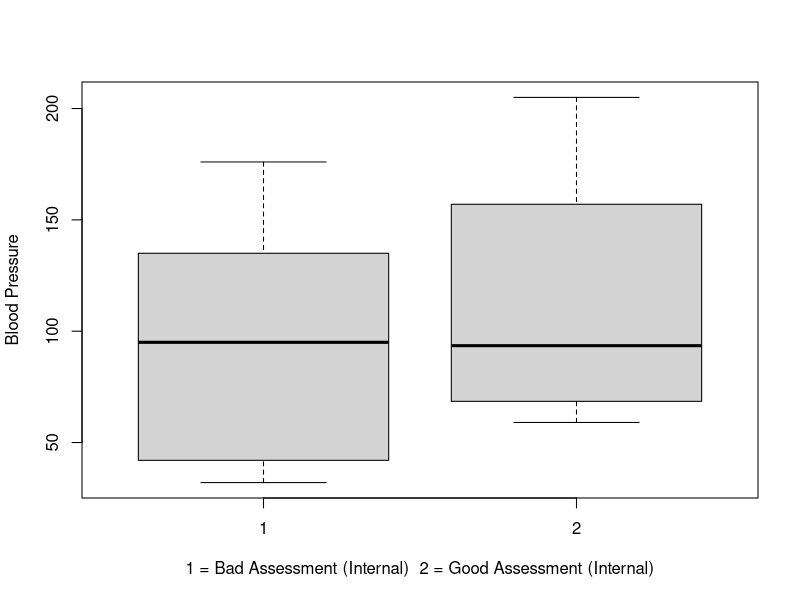
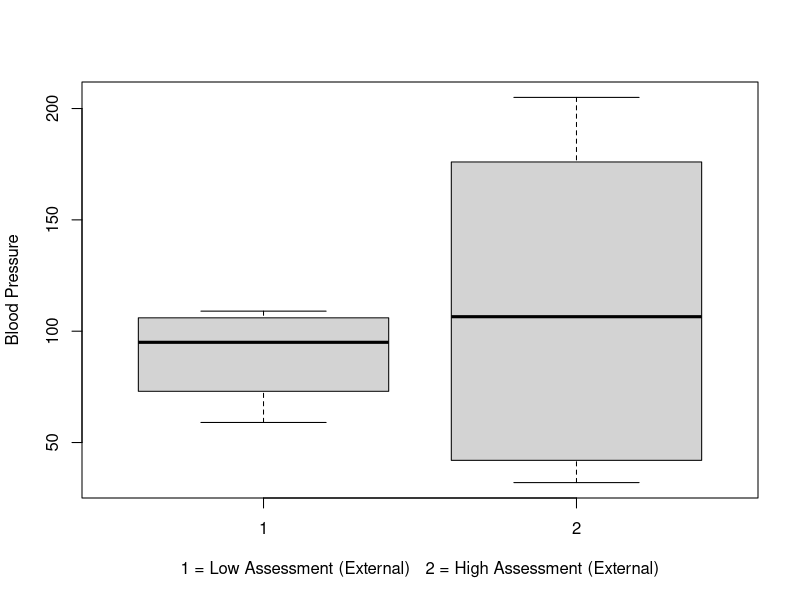
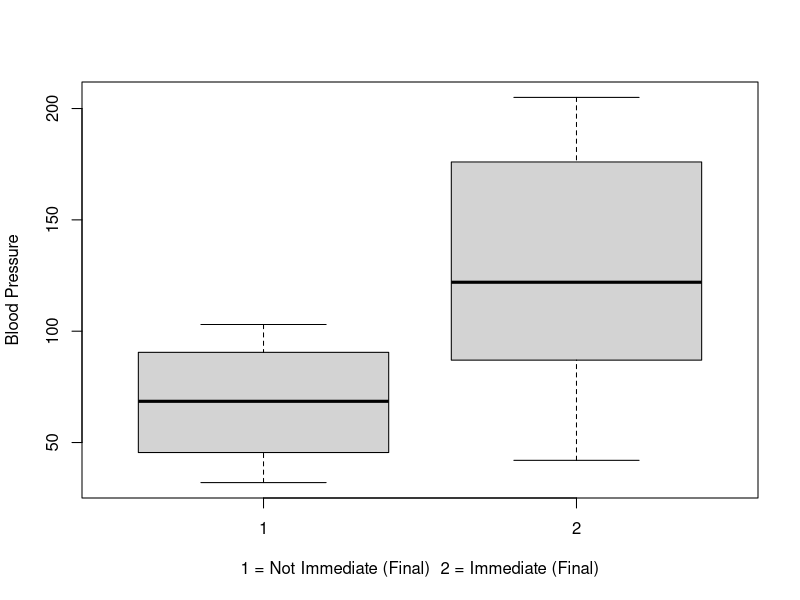
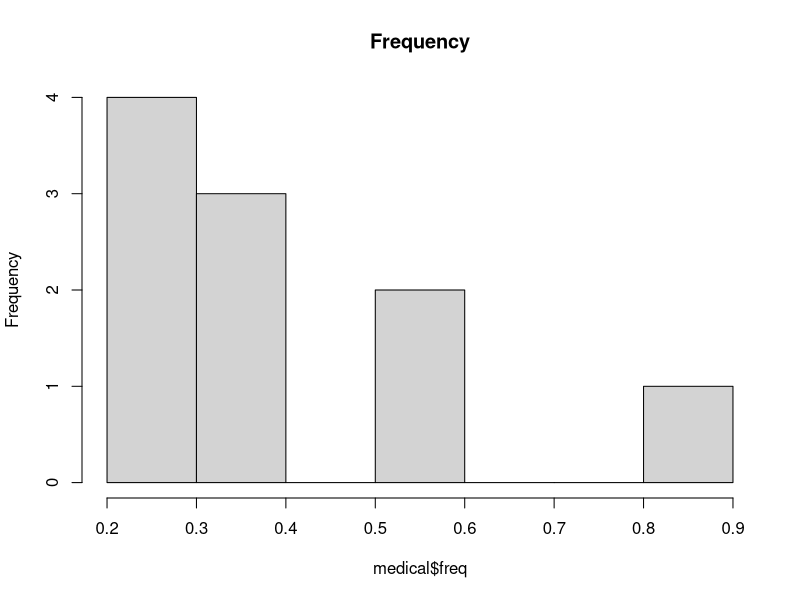
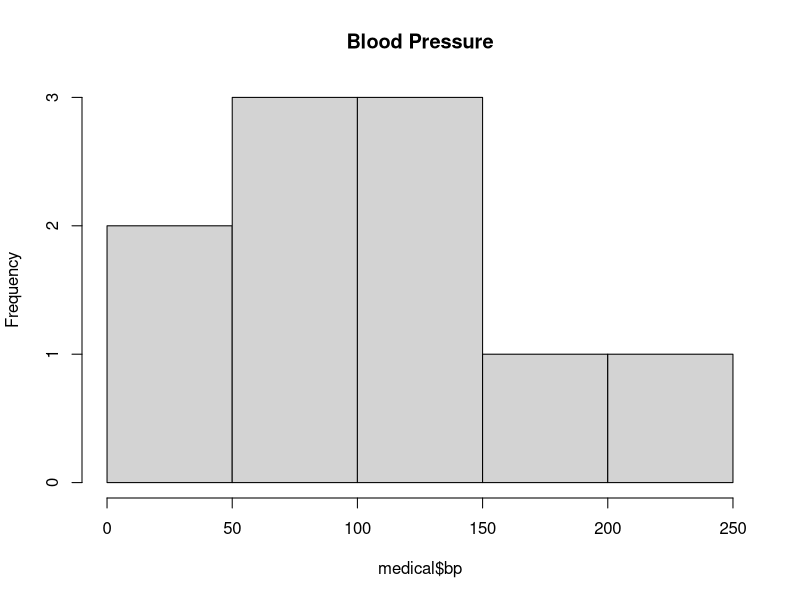
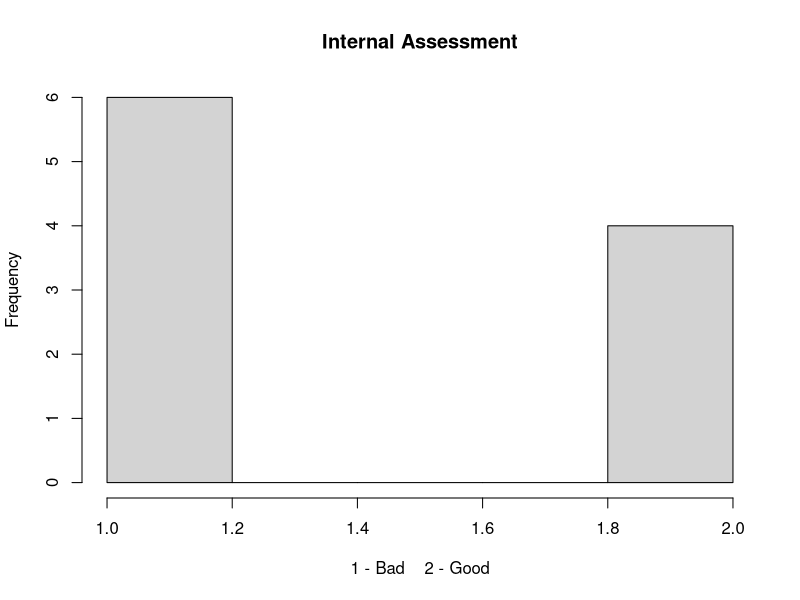
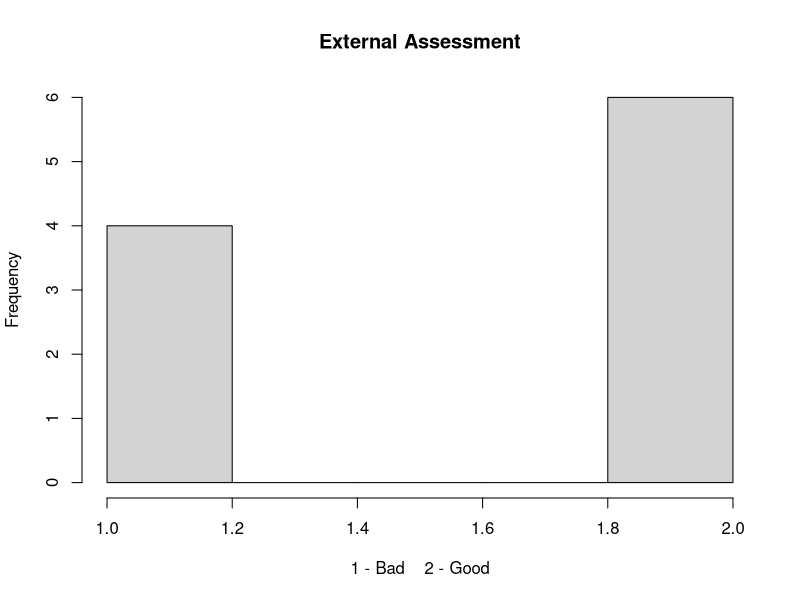
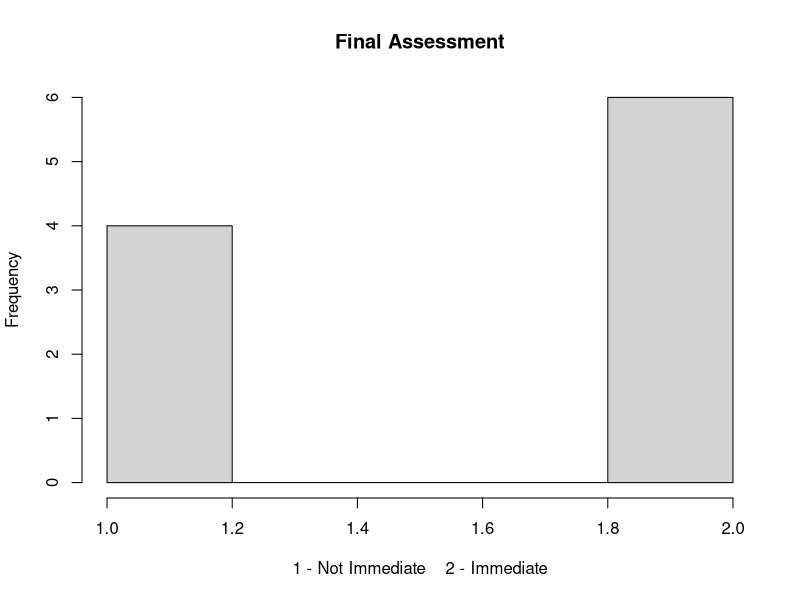

Source code (R) for these figures, in order:
#' ---
#' title: "Mod 4 - Programming Structure"
#' author: "Kevin Hitt"
#' date: "Due: February 10th, 2020"
#' ---

# Declare provided data vectors
freq <- c(0.6, 0.3, 0.4, 0.4, 0.2, 0.6, 0.3, 0.4, 0.9, 0.2)
bloodp <- c(103, 87, 32, 42, 59, 109, 78, 205, 135, 176)
first <- c("bad","bad","bad","bad","good","good","good","good",NA,"bad")
second <- c("low","low","high","high","low","low","high","high","high","high")
finaldecision <- c("low","high","low","high","low","high","low","high","high","high")

# Clean categorical vectors for boxplotting

#_Create function for "bad" and "good" values
bad_and_good <- function(x) {
  if(x == "bad" || is.na(x)) { x <- 1 }
  else { x <- 2 }
}

#_Create function for "low" and "high" values
low_and_high <- function(x) {
  if(x == "low" || is.na(x)) { x <- 1 }
  else { x <- 2 }
}

first.num <- sapply(first, bad_and_good)
second.num <- sapply(second, low_and_high)
final.num <- sapply(finaldecision, low_and_high)

# Create dataframe
medical <- data.frame(freq, bloodp, first.num, second.num, final.num)
names(medical) <- c("freq", "bp", "first", "second", "final")

# Plot boxplots
boxplot(medical$bp~medical$first, xlab="1 = Bad Assessment (Internal)  2 = Good Assessment (Internal)", ylab="Blood Pressure")
boxplot(medical$bp~medical$second, xlab="1 = Low Assessment (External)   2 = High Assessment (External)", ylab="Blood Pressure")
boxplot(medical$bp~medical$final, xlab="1 = Not Immediate (Final)  2 = Immediate (Final)", ylab="Blood Pressure")

# Plot histograms
hist(medical$freq, main="Frequency")
hist(medical$bp, main="Blood Pressure")
hist(medical$first, main="Internal Assessment", xlab="1 - Bad    2 - Good")
hist(medical$second, main="External Assessment", xlab="1 - Bad    2 - Good")
hist(medical$final, main="Final Assessment", xlab="1 - Not Immediate    2 - Immediate")
